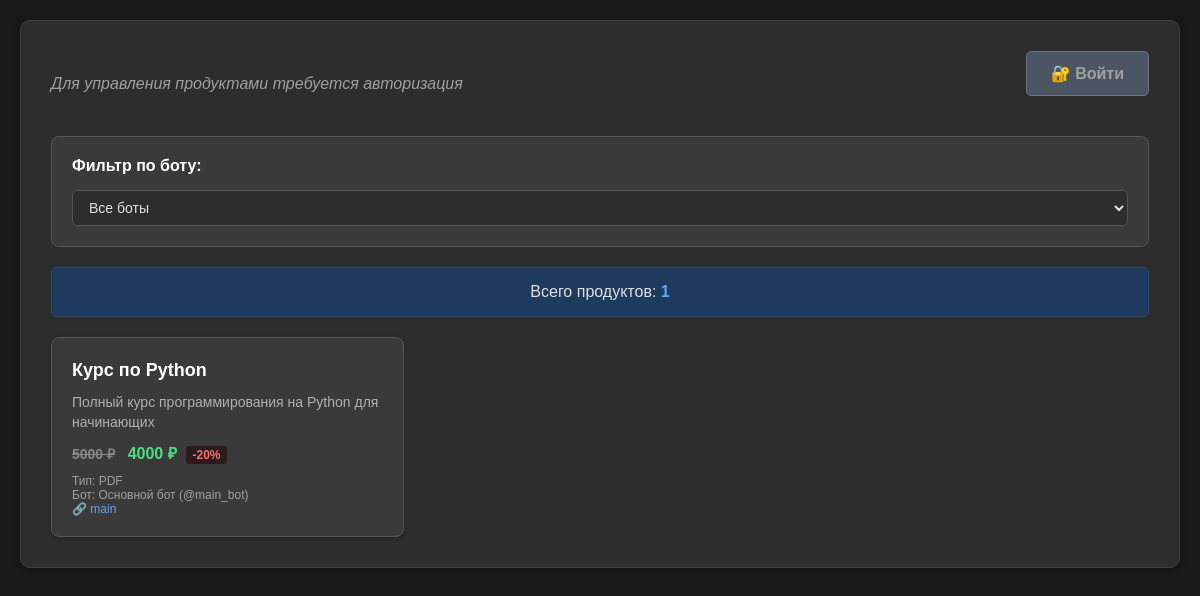
Page /products on the committed database.
### tables this page shows
CREATE TABLE "products" (
	"id"	INTEGER,
	"title"	TEXT,
	"description"	TEXT,
	"image"	TEXT,
	"video"	TEXT,
	"price"	INTEGER,
	"discount"	INTEGER,
	"file_type"	TEXT,
	"is_free"	INTEGER,
	"product_bot"	TEXT,
	"path"	TEXT,
	"link"	TEXT,
	"telegram_file_id"	TEXT,
	"telegram_video_id"	TEXT,
	"telegram_image_id"	TEXT,
	"unique_product_id"	TEXT,
	PRIMARY KEY("id")
);

CREATE TABLE bots (id INTEGER PRIMARY KEY, title TEXT, bot_id INTEGER, bot_token TEXT, bot_username TEXT);

### mb_in_the_future/app/app.py (the view)
@app.get("/products")
async def show_products(request: Request, bot_id: str = None, session_id: str = Cookie(None)):
    if bot_id and bot_id != "all":
        products = await db.get_all_generic_async("products", product_bot=bot_id)
    else:
        products = await db.get_all_generic_async("products")
    products_list = []
    bots = await db.get_all_generic_async("bots")
    bots_dict = {str(bot['bot_id']): bot for bot in bots}
    for product in products:
        product_id = product['id']
        title = product['title']
        description = product.get('description') or ''
        image = product.get('image') or ''
        video = product.get('video') or ''
        is_free = product.get('is_free') or 0
        price = product.get('price') or 0
        discount = product.get('discount') or 0
        file_type = product.get('file_type') or ''
        product_bot_id = product.get('product_bot') or ''
        path = product.get('path') or ''
        bot_info = bots_dict.get(str(product_bot_id), {})
        bot_title = bot_info.get('title', '')
        bot_username = bot_info.get('bot_username', '')
        link = product.get('link') or ''
        products_list.append({
            'id': product_id,
            'title': title,
            'description': description,
            'image': image,
            'video': video,
            'is_free': is_free,
            'price': price,
            'discount': discount,
            'file_type': file_type,
            'product_bot_id': product_bot_id,
            'bot_title': bot_title,
            'bot_username': bot_username,
            'path': path,
            'link': link
        })
    return templates.TemplateResponse("products.html", {
        "request": request,
        "products": products_list,
        "bots": bots,
        "selected_bot_id": bot_id,
        "is_authenticated": verify_session(session_id)
    })

### mb_in_the_future/app/templates/products.html (shortened to what this page needs)
<!DOCTYPE html>
<html lang="ru">
<head>
    <link rel="stylesheet" href="/static/css/styles.css">
    <link rel="stylesheet" href="/static/css/products.css">
</head>
<body>
    <div class="container">
        <div style="display: flex; gap: 15px; margin-bottom: 20px; justify-content: space-between; align-items: center;">
            {% if is_authenticated %}
                <div style="display: flex; gap: 15px;">
                    <a href="/add-product" class="add-product-btn">+ Добавить продукт</a>
                    <a href="/add-bot" class="add-product-btn" style="background-color: #17a2b8;">+ Добавить бота</a>
                    <a href="/users" class="add-product-btn" style="background-color: #7c3aed;">👥 Пользователи</a>
                </div>
            {% else %}
                <div style="display: flex; gap: 15px;">
                    <span style="color: #a0a0a0; font-style: italic;">Для управления продуктами требуется авторизация</span>
                </div>
                <a href="/login" class="add-product-btn login-btn">🔐 Войти</a>
            {% endif %}
        </div>
        <div class="filter-section">
            <div class="filter-group">
                <label for="bot-filter" class="filter-label">Фильтр по боту:</label>
                <select id="bot-filter" class="filter-select" onchange="filterByBot()">
                    <option value="all" {% if not selected_bot_id or selected_bot_id == 'all' %}selected{% endif %}>Все боты</option>
                </select>
            </div>
        </div>
        <div class="stats">
            Всего продуктов: <span>{{ products|length }}</span>
        </div>
        {% if products %}
            <div class="products-grid">
                {% for product in products %}
                    <div class="product-card" onclick="window.location.href='/edit-product/{{ product.id }}'">
                        <div class="product-title">{{ product.title }}</div>
                        {% if product.description %}
                            <div class="product-description">{{ product.description }}</div>
                        {% endif %}
                        <div class="product-price">
                            {% if product.is_free %}
                                <span class="product-free">Бесплатно</span>
                            {% else %}
                                {% if product.price and product.price > 0 %}
                                    {% if product.discount and product.discount > 0 %}
                                        {% set final_price = product.price * (100 - product.discount) / 100 %}
                                        <span class="original-price" style="text-decoration: line-through; color: #888; margin-right: 8px;">{{ product.price }} ₽</span>
                                        <span class="discounted-price" style="color: #4ade80; font-weight: bold;">{{ final_price|round|int }} ₽</span>
                                        <span class="product-discount">-{{ product.discount }}%</span>
                                    {% else %}
                                        {{ product.price }} ₽
                                    {% endif %}
                                {% else %}
                                    Цена не указана
                                {% endif %}
                            {% endif %}
                        </div>
                        <div class="product-meta">
                            {% if product.file_type %}
                                <div>Тип: {{ product.file_type.upper() }}</div>
                            {% endif %}
                            {% if product.bot_title %}
                                <div>Бот: {{ product.bot_title }} (@{{ product.bot_username }})</div>
                            {% endif %}
                            {% if product.link %}
                                <div><a href="https://t.me/{{ product.link }}" target="_blank" style="color: #60a5fa; text-decoration: none;">🔗 {{ product.link }}</a></div>
                            {% endif %}
                        </div>
                    </div>
                {% endfor %}
            </div>
        {% else %}
            <div class="no-products">
                Продукты не найдены
            </div>
        {% endif %}
    </div>
</body>
</html>

### mb_in_the_future/app/static/css/styles.css (style rules this page uses)
body { font-family: Arial, sans-serif; background-color: #1a1a1a; color: #e0e0e0; margin: 0; padding: 0; }
.container { background-color: #2d2d2d; padding: 30px; border-radius: 10px; box-shadow: 0 2px 10px rgba(0,0,0,0.3); border: 1px solid #404040; }
label { display: block; margin-bottom: 5px; font-weight: bold; color: #ffffff; }
input[type="text"], input[type="number"], input[type="password"], textarea, select { width: 100%; padding: 10px; border: 1px solid #555; border-radius: 5px; font-size: 16px; box-sizing: border-box; background-color: #3a3a3a; color: #e0e0e0; }
.stats { background-color: #1e3a5f; padding: 15px; border-radius: 5px; margin-bottom: 20px; text-align: center; border: 1px solid #2d4a6b; }
.stats span { font-weight: bold; color: #60a5fa; }
.filter-section { background-color: #3a3a3a; padding: 20px; border-radius: 8px; margin-bottom: 20px; border: 1px solid #555; }
.filter-group { display: flex; align-items: center; gap: 15px; flex-wrap: wrap; }
.filter-label { color: #ffffff; font-weight: bold; margin: 0; }
.filter-select { background-color: #2d2d2d; color: #e0e0e0; border: 1px solid #555; border-radius: 5px; padding: 8px 12px; font-size: 14px; min-width: 200px; }

### mb_in_the_future/app/static/css/products.css (style rules this page uses)
body { max-width: 1200px; margin: 0 auto; padding: 20px; }
.products-grid { display: grid; grid-template-columns: repeat(auto-fill, minmax(300px, 1fr)); gap: 20px; margin-top: 20px; }
.product-card { background-color: #3a3a3a; border: 1px solid #555; border-radius: 8px; padding: 20px; box-shadow: 0 2px 5px rgba(0,0,0,0.2); transition: transform 0.2s; cursor: pointer; }
.product-title { font-size: 18px; font-weight: bold; color: #ffffff; margin-bottom: 10px; line-height: 1.4; }
.product-description { color: #b0b0b0; font-size: 14px; margin-bottom: 10px; line-height: 1.4; }
.product-price { font-size: 16px; font-weight: bold; color: #4ade80; margin-bottom: 5px; }
.product-discount { font-size: 12px; color: #f87171; background-color: #2d1b1b; padding: 2px 6px; border-radius: 3px; display: inline-block; margin-left: 5px; }
.original-price { font-size: 14px; color: #888; text-decoration: line-through; margin-right: 8px; }
.discounted-price { color: #4ade80; font-weight: bold; font-size: 16px; }
.product-meta { font-size: 12px; color: #a0a0a0; margin-top: 10px; }
.add-product-btn { background-color: #16a34a; color: white; padding: 12px 24px; text-decoration: none; border-radius: 5px; display: inline-block; margin-bottom: 20px; font-weight: bold; transition: background-color 0.2s; }
.login-btn { background-color: #4b5563 !important; color: #a0a0a0 !important; border: 1px solid #6b7280 !important; }

### rows in the picture
products: title "Курс по Python", description "Полный курс программирования на Python для начинающих", price "5000", file_type "PDF", link "main"
bots: bot_title "Основной бот", bot_username "main_bot"

### other values in the picture
{{ products|length }} "1"
{{ final_price|round|int }} "4000"
{{ product.discount }} "20"
